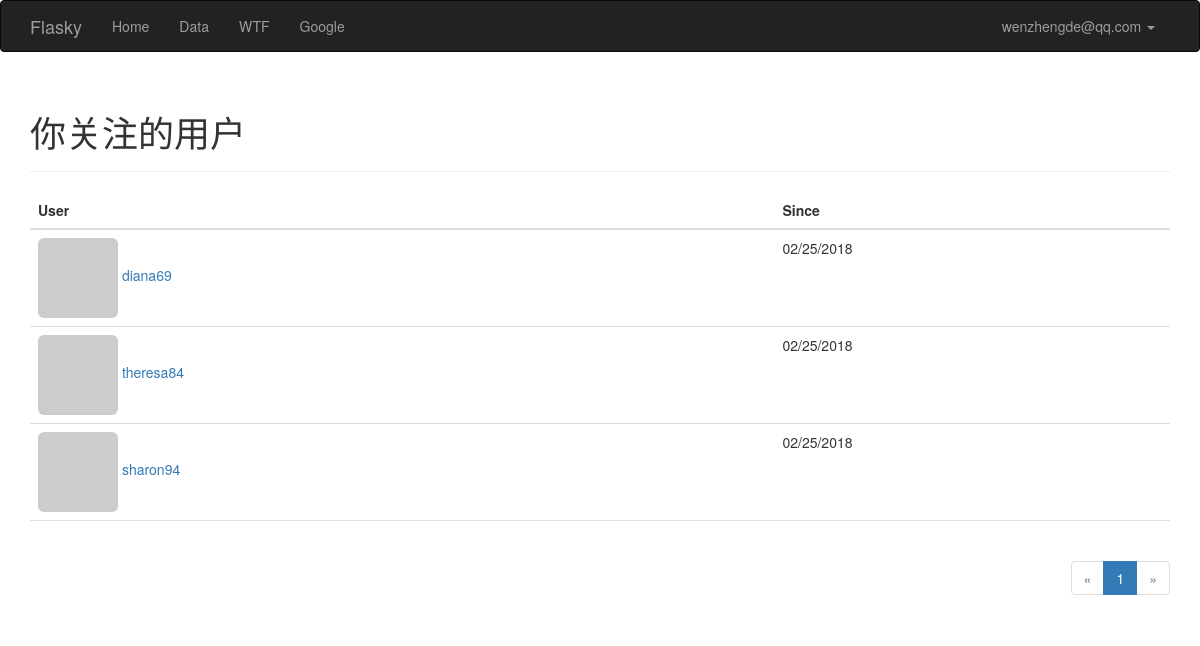
The app's page /followed-by/bbb (signed in) with its own data.
### app/models.py (models this page shows, shortened)
class User(UserMixin,db.Model):
    __tablename__ = 'users'
    id = db.Column(db.Integer, primary_key=True)
    email = db.Column(db.String(64),unique=True,index=True)
    username = db.Column(db.String(64), unique=True, index=True)
    password_hash = db.Column(db.String(128))
    role_id = db.Column(db.Integer, db.ForeignKey('roles.id'))
    confirmed = db.Column(db.Boolean,default=False)
    name = db.Column(db.String(64))
    location = db.Column(db.String(64))
    about_me = db.Column(db.Text())
    member_since = db.Column(db.DateTime(),default=datetime.utcnow)
    last_seen = db.Column(db.DateTime(),default=datetime.utcnow)
    avatar_hash = db.Column(db.String(32))
    posts = db.relationship('Post',backref='author',lazy='dynamic')
    test1 = db.Column(db.String(32))
    followed = db.relationship('Follow',
                               foreign_keys=[Follow.follower_id],
                               backref=db.backref('follower',lazy='joined'),
                               lazy='dynamic',
                               cascade = 'all,delete-orphan')
    followers = db.relationship('Follow',
                               foreign_keys=[Follow.followed_id],
                               backref=db.backref('followed',lazy='joined'),
                               lazy='dynamic',
                               cascade='all,delete-orphan')
    def ping(self):
        self.last_seen = datetime.utcnow()
        db.session.add(self)
    @property
    def password(self):
        raise AttributeError('password is not a readable attribute')
    def gravatar(self,size=100,default='identicon',rating='g'):
        if request.is_secure:
            url = 'https://secure.gravatar.com/avatar'
        else:
            url = 'http://www.gravatar.com/avatar'
        hash = self.avatar_hash
        return '{url}/{hash}?s={size}&d={default}&r={rating}'.format(url=url,hash=hash,size=size,default=default,rating=rating)

class Follow(db.Model):
    __tablename__ = 'follows'
    follower_id = db.Column(db.Integer,db.ForeignKey('users.id'),
                            primary_key=True)
    followed_id = db.Column(db.Integer,db.ForeignKey('users.id'),
                            primary_key=True)
    timestamp = db.Column(db.DateTime,default=datetime.utcnow)

### app/main/views.py (the view)
@main.route('/followed-by/<username>')
def followed_by(username):
    user = User.query.filter_by(username=username).first()
    if user is None:
        flash('用户信息有误，返回主页')
        return redirect(url_for('.index'))
    page = request.args.get('page',1,type=int)
    pagination = user.followed.paginate(
        page,per_page=current_app.config['FLASKY_FOLLOWERS_PER_PAGE'],
        error_out=False
    )
    follows = [{'user': item.followed,'timestamp':item.timestamp}
               for item in pagination.items]
    return render_template('followers.html',user=user,title="你关注的用户",
                           endpoint='.followed_by',pagination=pagination,follows=follows)

### app/auth/views.py (called while the page is built)
@auth.before_app_request
def before_request():
    if current_user.is_authenticated:
        current_user.ping()
        if not current_user.confirmed and request.endpoint[:5] !='auth.':
            return  redirect(url_for('auth.unconfirmed'))

### app/main/__init__.py (called while the page is built)
@main.app_context_processor
def inject_permissions():
    return dict(Permission=Permission)

### app/models.py (called while the page is built)
@login_manager.user_loader
def load_user(user_id):
    return User.query.get(int(user_id))

### app/templates/followers.html (shortened to what this page needs)
{% extends "base.html" %}
{% import "_macros.html" as macros %}
{% block page_content %}
<div class="page-header">
    <h1>{{ title }}</h1>
</div>
<table class="table table-hover followers">
    <thead><tr><th>User</th><th>Since</th></tr></thead>
    {% for follow in follows %}
        {% if follow.user != user %}
    <tr>
        <td>
            <a href="{{ url_for('.user', username = follow.user.username) }}">
                <img class="img-rounded" src="{{ follow.user.gravatar(size=32) }}">
                {{ follow.user.username }}
            </a>
        </td>
        <td>{{ moment(follow.timestamp).format('L') }}</td>
    </tr>
        {% endif %}
    {% endfor %}
</table>
<div class="pagination">
    {{ macros.pagination_widget(pagination, endpoint, username = user.username) }}
</div>
{% endblock %}

### app/templates/base.html (shortened to what this page needs)
{% extends "bootstrap/base.html" %}
{% block head %}
{{ super() }}
    <link rel="stylesheet" type="text/css" href="{{ url_for('static', filename='styles.css') }}">
{% endblock %}
{% block navbar %}
<div class="navbar navbar-inverse" role="navigation">
    <div class="container">
        <div class="navbar-header">
            <a class="navbar-brand" href="/">Flasky</a>
        </div>
        <div class="navbar-collapse collapse">
            <ul class="nav navbar-nav">
                <li><a href="/">Home</a></li>
                <li><a href="/data">Data</a></li>
                <li><a href="/wtf">WTF</a></li>
                <li><a href="/redirect">Google</a></li>
            </ul>
            <ul class="nav navbar-nav navbar-right">
                {% if current_user.is_authenticated %}
                    <li class="dropdown">
                        <a href="#" class="dropdown-toggle" data-toggle="dropdown">{{ current_user.email }} <b class="caret"></b></a>
                    </li>
                {% else %}
                    <li><a href="{{ url_for('auth.login') }}">登陆</a></li>
                {% endif %}
        </div>
    </div>
</div>
{% endblock %}
{% block content %}
<div class="container">
    {% block page_content %}{% endblock %}
</div>
{% endblock %}

### app/static/styles.css (style rules this page uses)
div.pagination { width: 100%; text-align: right; padding: 0px; margin: 0px; }
.table.followers tr { border-bottom: 1px solid #e0e0e0; }

### records on screen
User: email "wenzhengde@qq.com"
User: user.username "diana69"
Follow: timestamp "02/25/2018"
User: user.username "theresa84"
Follow: timestamp "02/25/2018"
User: user.username "sharon94"
Follow: timestamp "02/25/2018"

### other values on screen
{{ title }} "你关注的用户"
{{ p }} "1"
